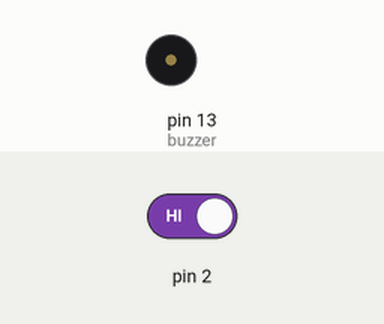
Recording of a sketch running on a simulated Arduino Uno, built with avr-gcc and run on an emulated ATmega328P. Parts: buzzer (waves = sounding, pin HIGH). The inputs (shaded band) are chosen by the test bench; at power-on: pin 2 HIGH.

Above: at 1.2 s.
1.3 s: pin 2 driven LOW
At 1.8 s:
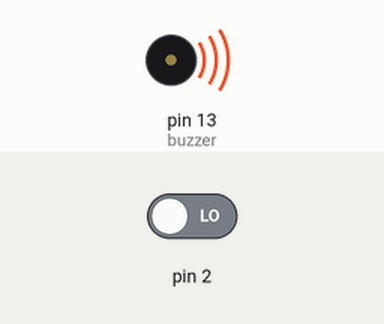
2.8 s: pin 2 driven HIGH
At 4.1 s:
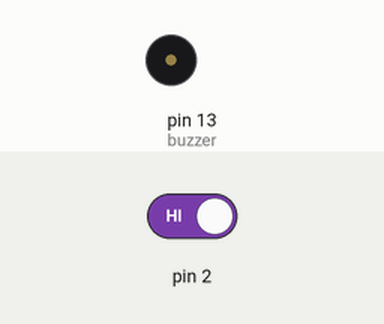
Timing chart, 0 to 5.8 s (numbered marks = the images above; inputs shaded):
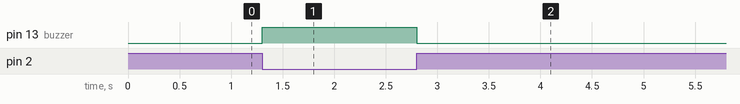

The sketch:

exam_03_switch_buzzer.ino
```cpp
const int buzzer =13;

void setup() {
  // put your setup code here, to run once:
  pinMode(buzzer,OUTPUT);
}

void loop() {
  // put your main code here, to run repeatedly:
  if (digitalRead(2)==LOW)
  {
    digitalWrite(buzzer, HIGH);
  }
  else{
    digitalWrite(buzzer,LOW);
  }
}
```

Measured:
- after the input at 1.3 s, pin 13 (buzzer): LOW → HIGH at once
- after the input at 2.8 s, pin 13 (buzzer): HIGH → LOW at once
